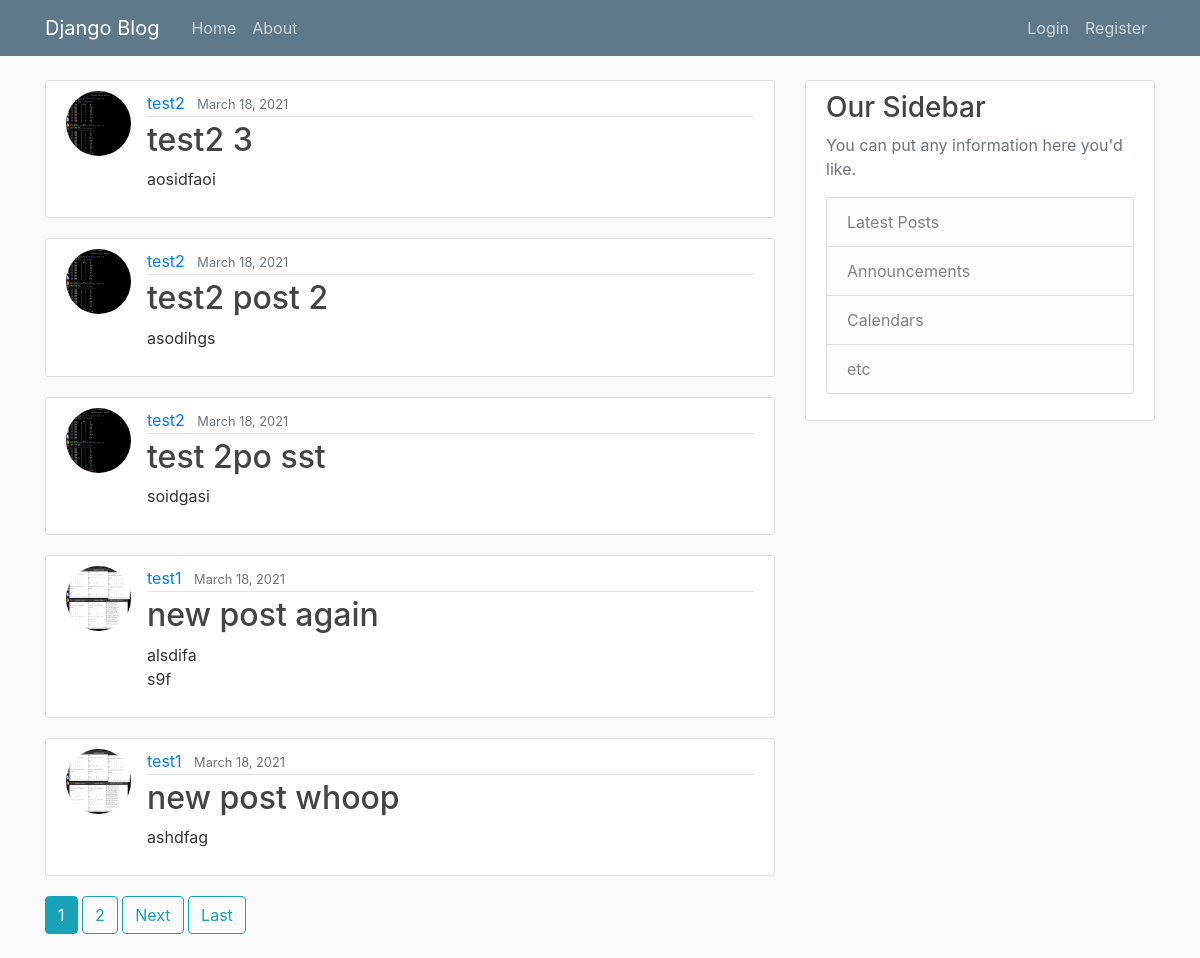
The app's page /, older data.
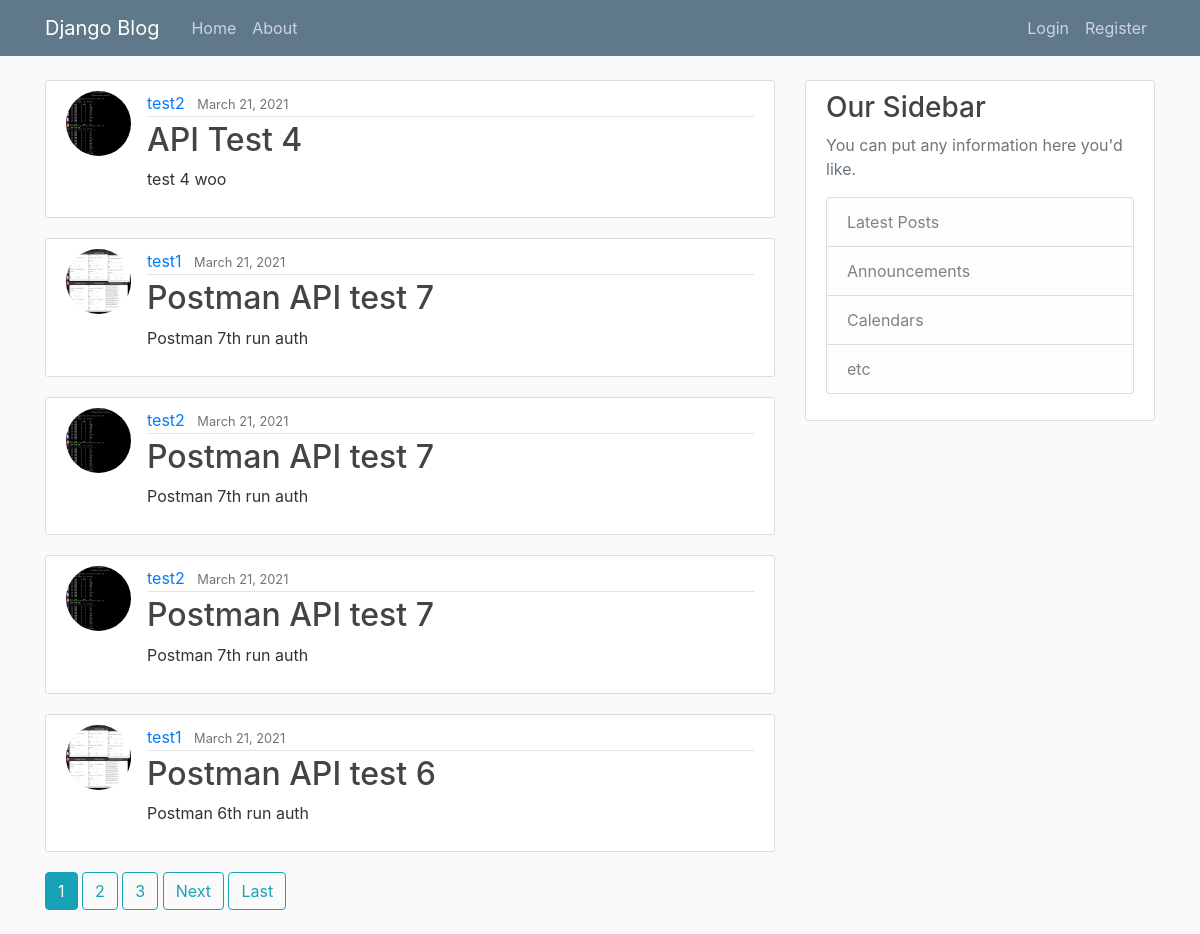
The same page, newer data.
### blog/models.py (models this page shows, shortened)
class Post(models.Model):
    title = models.CharField(max_length=100)
    content = models.TextField()
    date_posted = models.DateTimeField(default=timezone.now)
    author = models.ForeignKey(User, on_delete=models.CASCADE)

### users/models.py (models this page shows, shortened)
class Profile(models.Model):
    user = models.OneToOneField(User, on_delete=models.CASCADE)
    image = models.ImageField(default='default.jpeg', upload_to='profile_pic')

### blog/views.py (the view)
# urls.py: path('', views.PostListView.as_view(), name='blog-home'),
class PostListView(ListView):
    model = Post
    template_name = 'blog/home.html'
    context_object_name = 'posts'
    ordering = ['-date_posted']
    paginate_by = 5

### blog/templates/blog/home.html (shortened to what this page needs)
{% extends "blog/base.html" %}
  {% block content %}
    {% for post in posts%}
    <article class="media content-section">
      <img class="rounded-circle article-img" src="{{ post.author.profile.image.url }}">
      <div class="media-body">
        <div class="article-metadata">
          <a class="mr-2" href="{% url 'user-posts' post.author.username %}">{{ post.author }}</a>
          <small class="text-muted">{{ post.date_posted|date:"F d, Y" }}</small>
        </div>
        <h2><a class="article-title" href="{% url 'post-detail' post.id %}">{{ post.title }}</a></h2>
        <p class="article-content">{{ post.content }}</p>
      </div>
    </article>
    {% endfor %}
    {% if is_paginated %}
      {% for num in page_obj.paginator.page_range %}
        {% if page_obj.number == num %}
          <a class="btn btn-info mb-4" href="?page={{ num }}">{{ num }}</a>
        {% elif num > page_obj.number|add:'-3' and num < page_obj.number|add:'3' %}
          <a class="btn btn-outline-info mb-4" href="?page={{ num }}">{{ num }}</a>
        {% endif %}
      {% endfor %}
      {% if page_obj.has_next %}
        <a class="btn btn-outline-info mb-4" href="?page={{ page_obj.next_page_number }}">Next</a>
        <a class="btn btn-outline-info mb-4" href="?page={{ page_obj.paginator.num_pages }}">Last</a>
      {% endif %}
    {% endif %}
  {% endblock content %}

Row changes from the older to the newer data that the page shows:
no longer on this page (row unchanged): Post: author.profile.image (picture), author "test2", date_posted "March 18, 2021", title "test2 3", content "aosidfaoi"
no longer on this page (row unchanged): Post: author.profile.image (picture), author "test2", date_posted "March 18, 2021", title "test2 post 2", content "asodihgs"
no longer on this page (row unchanged): Post: author.profile.image (picture), author "test2", date_posted "March 18, 2021", title "test 2po sst", content "soidgasi"
no longer on this page (row unchanged): Post: author.profile.image (picture), author "test1", date_posted "March 18, 2021", title "new post again", content "alsdifa s9f"
no longer on this page (row unchanged): Post: author.profile.image (picture), author "test1", date_posted "March 18, 2021", title "new post whoop", content "ashdfag"
added Post: author.profile.image (picture), author "test2", date_posted "March 21, 2021", title "API Test 4", content "test 4 woo"
added Post: author.profile.image (picture), author "test1", date_posted "March 21, 2021", title "Postman API test 7", content "Postman 7th run auth"
added Post: author.profile.image (picture), author "test2", date_posted "March 21, 2021", title "Postman API test 7", content "Postman 7th run auth"
added Post: author.profile.image (picture), author "test2", date_posted "March 21, 2021", title "Postman API test 7", content "Postman 7th run auth"
added Post: author.profile.image (picture), author "test1", date_posted "March 21, 2021", title "Postman API test 6", content "Postman 6th run auth"
Text that changed along with them:
new list line: "3"
